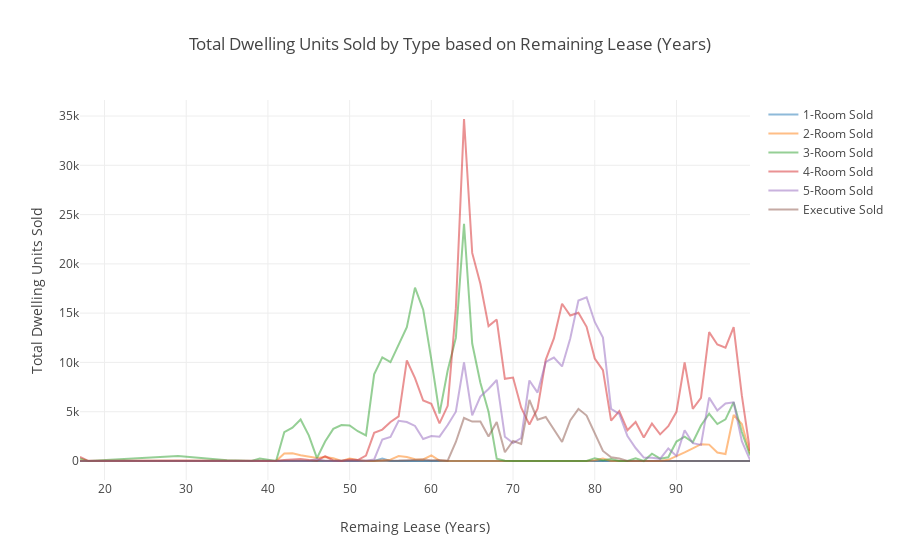

Notebook cell for this chart:
### Markdown cell above
Plot the **Line Graph** for the **amount of each dwelling unit types sold based on Building Year Completion of Residential Area**

### Code cell
trace0 = go.Scatter(
                    x = hdb_prop_year_gb['remaining_lease'] ,
                    y = hdb_prop_year_gb['1room_sold'],
                    name = '1-Room Sold',
                    opacity = 0.5
                   )

trace1 = go.Scatter(
                    x = hdb_prop_year_gb['remaining_lease'] ,
                    y = hdb_prop_year_gb['2room_sold'],
                    name = '2-Room Sold',
                    opacity = 0.5
                  )

trace2 = go.Scatter(
                    x = hdb_prop_year_gb['remaining_lease'] ,
                    y = hdb_prop_year_gb['3room_sold'],
                    name = '3-Room Sold',
                    opacity = 0.5
                  )


trace3 = go.Scatter(
                    x = hdb_prop_year_gb['remaining_lease'] ,
                    y = hdb_prop_year_gb['4room_sold'],
                    name = '4-Room Sold',
                    opacity = 0.5
                  )


trace4 = go.Scatter(
                    x = hdb_prop_year_gb['remaining_lease'] ,
                    y = hdb_prop_year_gb['5room_sold'],
                    name = '5-Room Sold',
                    opacity = 0.5
                  )


trace5 = go.Scatter(
                    x = hdb_prop_year_gb['remaining_lease'] ,
                    y = hdb_prop_year_gb['exec_sold'],
                    name = 'Executive Sold',
                    opacity = 0.5
                  )


data = [trace0, trace1, trace2,trace3, trace4, trace5]


layout = dict(
        
        title = "Total Dwelling Units Sold by Type based on Remaining Lease (Years)",
        xaxis = dict(title ="Remaing Lease (Years)",automargin=True),
        yaxis = dict(title = "Total Dwelling Units Sold"),
        autosize=True
)


fig = dict(data=data, layout=layout)

iplot(fig)

### Figure 1 — Plotly figure (JSON) as saved in the notebook; plotly's stock layout.template omitted (floating-point values rounded to 4 significant figures)
{"data": [{"name": "1-Room Sold", "opacity": 0.5, "type": "scatter", "uid": "030fd03e-95ed-49ed-aa5d-0f9c5eaf654b", "x": [17, 18, 29, 35, 38, 39, 41, 42, 43, 44, 45, 46, 47, 48, 49, 50, 51, 52, 53, 54, 55, 56, 57, 58, 59, 60, 61, 62, 63, 64, 65, 66, 67, 68, 69, 70, 71, 72, 73, 74, 75, 76, 77, 78, 79, 80, 81, 82, 83, 84, 85, 86, 87, 88, 89, 90, 91, 92, 93, 94, 95, 96, 97, 98, 99], "y": [0, 0, 0, 0, 0, 0, 0, 0, 0, 0, 0, 0, 0, 0, 0, 0, 0, 0, 0, 255, 0, 0, 0, 0, 0, 0, 0, 0, 0, 0, 0, 0, 0, 0, 0, 0, 0, 0, 0, 0, 0, 0, 0, 0, 0, 0, 0, 0, 0, 0, 0, 0, 0, 0, 0, 0, 0, 0, 0, 0, 0, 0, 0, 0, 0]}, {"name": "2-Room Sold", "opacity": 0.5, "type": "scatter", "uid": "a5fdac9b-8ac1-49fb-b36f-adc0731723ff", "x": [17, 18, 29, 35, 38, 39, 41, 42, 43, 44, 45, 46, 47, 48, 49, 50, 51, 52, 53, 54, 55, 56, 57, 58, 59, 60, 61, 62, 63, 64, 65, 66, 67, 68, 69, 70, 71, 72, 73, 74, 75, 76, 77, 78, 79, 80, 81, 82, 83, 84, 85, 86, 87, 88, 89, 90, 91, 92, 93, 94, 95, 96, 97, 98, 99], "y": [52, 2, 30, 0, 0, 0, 0, 771, 780, 590, 434, 309, 411, 270, 0, 260, 109, 0, 0, 81, 139, 509, 408, 174, 164, 576, 52, 12, 0, 0, 0, 0, 0, 0, 0, 0, 0, 0, 21, 0, 0, 0, 0, 0, 0, 84, 252, 0, 0, 0, 18, 0, 18, 0, 120, 460, 875, 1284, 1703, 1663, 854, 705, 4664, 3745, 759]}, {"name": "3-Room Sold", "opacity": 0.5, "type": "scatter", "uid": "f6b15aca-ebcd-4c37-9a84-253c3f488bde", "x": [17, 18, 29, 35, 38, 39, 41, 42, 43, 44, 45, 46, 47, 48, 49, 50, 51, 52, 53, 54, 55, 56, 57, 58, 59, 60, 61, 62, 63, 64, 65, 66, 67, 68, 69, 70, 71, 72, 73, 74, 75, 76, 77, 78, 79, 80, 81, 82, 83, 84, 85, 86, 87, 88, 89, 90, 91, 92, 93, 94, 95, 96, 97, 98, 99], "y": [270, 6, 509, 82, 0, 249, 0, 2925, 3386, 4206, 2605, 297, 1983, 3262, 3652, 3601, 3018, 2599, 8786, 10516, 10025, 11837, 13577, 17594, 15356, 10292, 4801, 9188, 12487, 24069, 11914, 7937, 4987, 242, 35, 0, 0, 0, 6, 0, 0, 0, 0, 0, 0, 287, 84, 202, 0, 0, 285, 0, 739, 232, 379, 1976, 2475, 1904, 3606, 4792, 3753, 4229, 5972, 2940, 554]}, {"name": "4-Room Sold", "opacity": 0.5, "type": "scatter", "uid": "c96beb7b-24f6-4119-a72b-ffff059e348c", "x": [17, 18, 29, 35, 38, 39, 41, 42, 43, 44, 45, 46, 47, 48, 49, 50, 51, 52, 53, 54, 55, 56, 57, 58, 59, 60, 61, 62, 63, 64, 65, 66, 67, 68, 69, 70, 71, 72, 73, 74, 75, 76, 77, 78, 79, 80, 81, 82, 83, 84, 85, 86, 87, 88, 89, 90, 91, 92, 93, 94, 95, 96, 97, 98, 99], "y": [427, 15, 20, 1, 0, 0, 0, 101, 164, 203, 96, 16, 483, 52, 0, 144, 95, 556, 2861, 3188, 3965, 4528, 10198, 8411, 6140, 5800, 3813, 5594, 15484, 34697, 21109, 17985, 13681, 14349, 8337, 8463, 5405, 3696, 5313, 10268, 12441, 15955, 14758, 15034, 13612, 10396, 9221, 4096, 5057, 3130, 3954, 2381, 3799, 2704, 3531, 4989, 9994, 5284, 6415, 13077, 11816, 11493, 13592, 6650, 1032]}, {"name": "5-Room Sold", "opacity": 0.5, "type": "scatter", "uid": "fa12a4aa-dc6e-4b2a-9aab-d83e3c96d53e", "x": [17, 18, 29, 35, 38, 39, 41, 42, 43, 44, 45, 46, 47, 48, 49, 50, 51, 52, 53, 54, 55, 56, 57, 58, 59, 60, 61, 62, 63, 64, 65, 66, 67, 68, 69, 70, 71, 72, 73, 74, 75, 76, 77, 78, 79, 80, 81, 82, 83, 84, 85, 86, 87, 88, 89, 90, 91, 92, 93, 94, 95, 96, 97, 98, 99], "y": [4, 2, 0, 0, 0, 0, 0, 0, 0, 1, 0, 196, 12, 5, 36, 29, 43, 29, 153, 2185, 2447, 4077, 3957, 3555, 2235, 2525, 2472, 3645, 4999, 9994, 4621, 6546, 7313, 8220, 2463, 1813, 2332, 8166, 6942, 10051, 10489, 9596, 12430, 16283, 16611, 14105, 12523, 5280, 4781, 2524, 1317, 352, 329, 218, 1270, 512, 3116, 1803, 1633, 6432, 5114, 5829, 5948, 2012, 106]}, {"name": "Executive Sold", "opacity": 0.5, "type": "scatter", "uid": "1d778277-0c6e-4994-b9cf-be5733fdfd5d", "x": [17, 18, 29, 35, 38, 39, 41, 42, 43, 44, 45, 46, 47, 48, 49, 50, 51, 52, 53, 54, 55, 56, 57, 58, 59, 60, 61, 62, 63, 64, 65, 66, 67, 68, 69, 70, 71, 72, 73, 74, 75, 76, 77, 78, 79, 80, 81, 82, 83, 84, 85, 86, 87, 88, 89, 90, 91, 92, 93, 94, 95, 96, 97, 98, 99], "y": [0, 1, 0, 0, 0, 0, 0, 0, 0, 0, 0, 52, 0, 0, 0, 0, 0, 0, 0, 0, 42, 44, 82, 123, 160, 75, 111, 34, 1932, 4366, 4002, 4005, 2493, 3948, 888, 2035, 1733, 6198, 4193, 4460, 3255, 1933, 4124, 5292, 4612, 2889, 1022, 386, 244, 0, 0, 0, 0, 0, 1, 0, 0, 0, 2, 0, 0, 0, 0, 0, 0]}], "layout": {"autosize": true, "title": {"text": "Total Dwelling Units Sold by Type based on Remaining Lease (Years)"}, "xaxis": {"automargin": true, "title": {"text": "Remaing Lease (Years)"}}, "yaxis": {"title": {"text": "Total Dwelling Units Sold"}}}}
